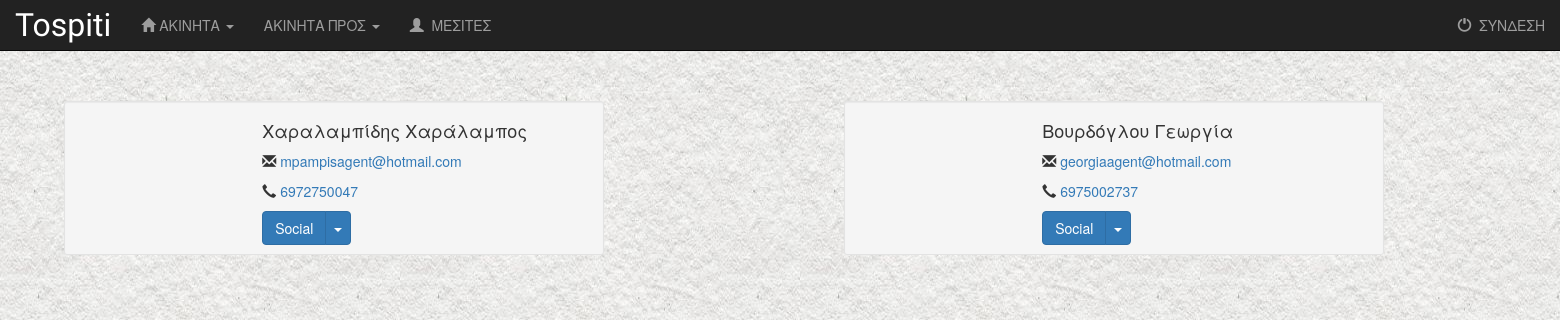
/tospiti/agents/, run on the app's committed database.
### tospiti/models.py (models this page shows, shortened)
class Agent(models.Model):
    GENDER_CHOICES = (
        ('M', 'Male'),
        ('F', 'Female'),
    )
    id_ag = models.AutoField(primary_key = True)
    firstname = models.CharField(max_length=255, blank = True, null = True)
    lastname = models.CharField(max_length=255, blank = True, null = True)
    gender = models.CharField(max_length=1, choices=GENDER_CHOICES, blank = True, null = True)
    phonenumber = models.CharField(max_length=255, blank = True, null = True)
    email = models.CharField(max_length=255, blank = True, null = True)
    picture = models.ImageField(upload_to="agentPicture", blank = True, null = True)
    class Meta:
        verbose_name = 'Μεσίτης'
        verbose_name_plural = 'Μεσίτες'
    def getFullName(self):
        title = ""
        if (self.gender == 'M'):
            title = 'κος '
        elif (self.gender == 'F'):
            title = "κα "
        return title + self.lastname + " " + self.firstname

### tospiti/views.py (the view)
class AgentsView(generic.ListView):
    model = Agent
    template_name = 'tospiti/agents.html'
    context_object_name = 'all_agents'
    def get_queryset(self):
        return Agent.objects.all()

### tospiti/templates/tospiti/agents.html (shortened to what this page needs)
{% extends 'tospiti/base.html' %}
{% block body %}
    <div class="row1">
        {% for agent in all_agents %}
            <div class="col-xs-6 col-sm-6 col-md-6" style="left: 5mm">
            <div class="container">
                <div class="row">
                <div class="col-xs-12 col-sm-6 col-md-6">
                    <div class="well well-sm">
                        <div class="row">
                            <div class="col-sm-6 col-md-4">
                            </div>
                            <div class="col-sm-6 col-md-8">
                                <h4>{{ agent.getFullName }}</h4>
                                <p/>
                                <i class="glyphicon glyphicon-envelope"></i><a> {{ agent.email }}</a>
                                <p/>
                                <i class="glyphicon glyphicon-earphone"></i><a> {{ agent.phonenumber }}</a>
                                <div class="btn-group">
                                    <button type="button" class="btn btn-primary">Social</button>
                                    <button type="button" class="btn btn-primary dropdown-toggle" data-toggle="dropdown">
                                        <span class="caret"></span><span class="sr-only">Social</span>
                                    </button>
                                </div>
                            </div>
                        </div>
                    </div>
                </div>
                </div>
            </div>
            </div>
        {% endfor %}
    </div>
{% endblock %}

### tospiti/static/tospiti/style.css (style rules this page uses)
body { background: white url("images/background.png"); }
.row { margin: 0; }
.row1 { margin-top: 100px; }

### data on the page
Agent: getFullName "Χαραλαμπίδης Χαράλαμπος", email "mpampisagent@hotmail.com", phonenumber "6972750047"
Agent: getFullName "Βουρδόγλου Γεωργία", email "georgiaagent@hotmail.com", phonenumber "6975002737"
